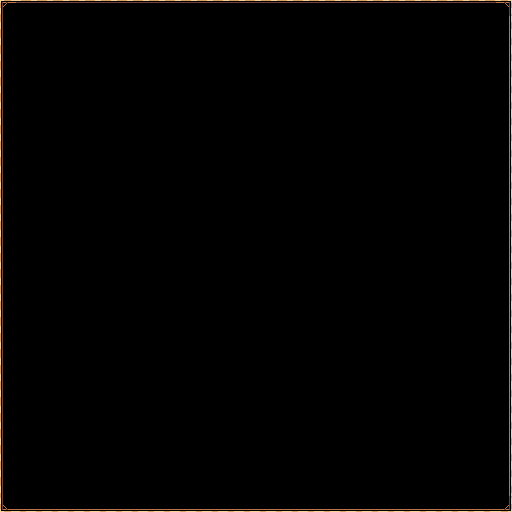

This is a level from a 2D game, rendered from its Tiled map with the project's own tilesets. A one-line summary and the complete map file follow:
An orthogonal 32x32 tile map with 16x16 px tiles, 1 tile layer (Tile Layer 1).

<map version="1.5" tiledversion="1.7.0" orientation="orthogonal" renderorder="right-down" width="32" height="32" tilewidth="16" tileheight="16" infinite="0" nextlayerid="2" nextobjectid="1">
 <editorsettings>
  <export target="../tiles/MapBorder.json" format="json" />
 </editorsettings>
 <tileset firstgid="1" name="UI_atlas" tilewidth="16" tileheight="16" tilecount="3264" columns="68">
  <image source="../../../../AssetsWorkspaces/HAS UI/UI_atlas.png" width="1088" height="768" />
 </tileset>
 <layer id="1" name="Tile Layer 1" width="32" height="32">
  <data encoding="csv">
1147,1148,1148,1148,1148,1148,1148,1148,1148,1148,1148,1148,1148,1148,1148,1148,1148,1148,1148,1148,1148,1148,1148,1148,1148,1148,1148,1148,1148,1148,1148,1149,
1215,0,0,0,0,0,0,0,0,0,0,0,0,0,0,0,0,0,0,0,0,0,0,0,0,0,0,0,0,0,0,1217,
1215,0,0,0,0,0,0,0,0,0,0,0,0,0,0,0,0,0,0,0,0,0,0,0,0,0,0,0,0,0,0,1217,
1215,0,0,0,0,0,0,0,0,0,0,0,0,0,0,0,0,0,0,0,0,0,0,0,0,0,0,0,0,0,0,1217,
1215,0,0,0,0,0,0,0,0,0,0,0,0,0,0,0,0,0,0,0,0,0,0,0,0,0,0,0,0,0,0,1217,
1215,0,0,0,0,0,0,0,0,0,0,0,0,0,0,0,0,0,0,0,0,0,0,0,0,0,0,0,0,0,0,1217,
1215,0,0,0,0,0,0,0,0,0,0,0,0,0,0,0,0,0,0,0,0,0,0,0,0,0,0,0,0,0,0,1217,
1215,0,0,0,0,0,0,0,0,0,0,0,0,0,0,0,0,0,0,0,0,0,0,0,0,0,0,0,0,0,0,1217,
1215,0,0,0,0,0,0,0,0,0,0,0,0,0,0,0,0,0,0,0,0,0,0,0,0,0,0,0,0,0,0,1217,
1215,0,0,0,0,0,0,0,0,0,0,0,0,0,0,0,0,0,0,0,0,0,0,0,0,0,0,0,0,0,0,1217,
1215,0,0,0,0,0,0,0,0,0,0,0,0,0,0,0,0,0,0,0,0,0,0,0,0,0,0,0,0,0,0,1217,
1215,0,0,0,0,0,0,0,0,0,0,0,0,0,0,0,0,0,0,0,0,0,0,0,0,0,0,0,0,0,0,1217,
1215,0,0,0,0,0,0,0,0,0,0,0,0,0,0,0,0,0,0,0,0,0,0,0,0,0,0,0,0,0,0,1217,
1215,0,0,0,0,0,0,0,0,0,0,0,0,0,0,0,0,0,0,0,0,0,0,0,0,0,0,0,0,0,0,1217,
1215,0,0,0,0,0,0,0,0,0,0,0,0,0,0,0,0,0,0,0,0,0,0,0,0,0,0,0,0,0,0,1217,
1215,0,0,0,0,0,0,0,0,0,0,0,0,0,0,0,0,0,0,0,0,0,0,0,0,0,0,0,0,0,0,1217,
1215,0,0,0,0,0,0,0,0,0,0,0,0,0,0,0,0,0,0,0,0,0,0,0,0,0,0,0,0,0,0,1217,
1215,0,0,0,0,0,0,0,0,0,0,0,0,0,0,0,0,0,0,0,0,0,0,0,0,0,0,0,0,0,0,1217,
1215,0,0,0,0,0,0,0,0,0,0,0,0,0,0,0,0,0,0,0,0,0,0,0,0,0,0,0,0,0,0,1217,
1215,0,0,0,0,0,0,0,0,0,0,0,0,0,0,0,0,0,0,0,0,0,0,0,0,0,0,0,0,0,0,1217,
1215,0,0,0,0,0,0,0,0,0,0,0,0,0,0,0,0,0,0,0,0,0,0,0,0,0,0,0,0,0,0,1217,
1215,0,0,0,0,0,0,0,0,0,0,0,0,0,0,0,0,0,0,0,0,0,0,0,0,0,0,0,0,0,0,1217,
1215,0,0,0,0,0,0,0,0,0,0,0,0,0,0,0,0,0,0,0,0,0,0,0,0,0,0,0,0,0,0,1217,
1215,0,0,0,0,0,0,0,0,0,0,0,0,0,0,0,0,0,0,0,0,0,0,0,0,0,0,0,0,0,0,1217,
1215,0,0,0,0,0,0,0,0,0,0,0,0,0,0,0,0,0,0,0,0,0,0,0,0,0,0,0,0,0,0,1217,
1215,0,0,0,0,0,0,0,0,0,0,0,0,0,0,0,0,0,0,0,0,0,0,0,0,0,0,0,0,0,0,1217,
1215,0,0,0,0,0,0,0,0,0,0,0,0,0,0,0,0,0,0,0,0,0,0,0,0,0,0,0,0,0,0,1217,
1215,0,0,0,0,0,0,0,0,0,0,0,0,0,0,0,0,0,0,0,0,0,0,0,0,0,0,0,0,0,0,1217,
1215,0,0,0,0,0,0,0,0,0,0,0,0,0,0,0,0,0,0,0,0,0,0,0,0,0,0,0,0,0,0,1217,
1215,0,0,0,0,0,0,0,0,0,0,0,0,0,0,0,0,0,0,0,0,0,0,0,0,0,0,0,0,0,0,1217,
1215,0,0,0,0,0,0,0,0,0,0,0,0,0,0,0,0,0,0,0,0,0,0,0,0,0,0,0,0,0,0,1217,
1283,1284,1284,1284,1284,1284,1284,1284,1284,1284,1284,1284,1284,1284,1284,1284,1284,1284,1284,1284,1284,1284,1284,1284,1284,1284,1284,1284,1284,1284,1284,1285
</data>
 </layer>
</map>
